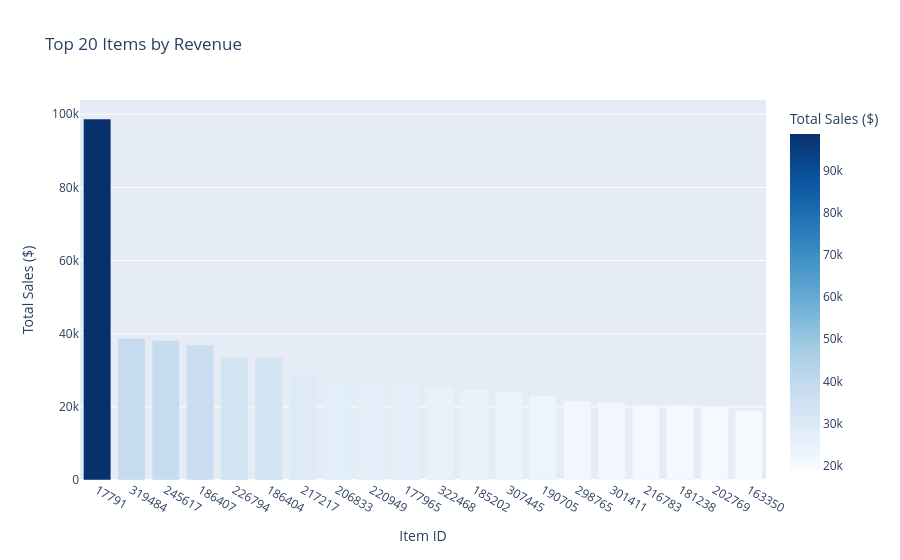

Notebook code for this chart:
### Code cell
top20 = df.groupby('ItemID')['Total_Sales_Dollars'].sum().sort_values(ascending=False).head(20).reset_index()
top20['ItemID'] = top20['ItemID'].astype(str)  # fix

fig = px.bar(top20, x='ItemID', y='Total_Sales_Dollars',
             title='Top 20 Items by Revenue',
             labels={'Total_Sales_Dollars': 'Total Sales ($)', 'ItemID': 'Item ID'},
             color='Total_Sales_Dollars',
             color_continuous_scale='Blues')
fig.show()

### Figure 1 — Plotly figure (JSON) as saved in the notebook; plotly's stock layout.template omitted (floating-point values rounded to 4 significant figures)
{"data": [{"hovertemplate": "Item ID=%{x}<br>Total Sales ($)=%{marker.color}<extra></extra>", "legendgroup": "", "marker": {"color": [98700.0, 38750.0, 38220.0, 36990.0, 33530.0, 33490.0, 28850.0, 27250.0, 26290.0, 26220.0, 25170.0, 24770.0, 24140.0, 22990.0, 21550.0, 21270.0, 20420.0, 20400.0, 19960.0, 18980.0], "coloraxis": "coloraxis", "pattern": {"shape": ""}}, "name": "", "orientation": "v", "showlegend": false, "textposition": "auto", "type": "bar", "x": ["17791", "319484", "245617", "186407", "226794", "186404", "217217", "206833", "220949", "177965", "322468", "185202", "307445", "190705", "298765", "301411", "216783", "181238", "202769", "163350"], "xaxis": "x", "y": [98700.0, 38750.0, 38220.0, 36990.0, 33530.0, 33490.0, 28850.0, 27250.0, 26290.0, 26220.0, 25170.0, 24770.0, 24140.0, 22990.0, 21550.0, 21270.0, 20420.0, 20400.0, 19960.0, 18980.0], "yaxis": "y"}], "layout": {"barmode": "relative", "coloraxis": {"colorbar": {"title": {"text": "Total Sales ($)"}}, "colorscale": [[0, "rgb(247,251,255)"], [0.125, "rgb(222,235,247)"], [0.25, "rgb(198,219,239)"], [0.375, "rgb(158,202,225)"], [0.5, "rgb(107,174,214)"], [0.625, "rgb(66,146,198)"], [0.75, "rgb(33,113,181)"], [0.875, "rgb(8,81,156)"], [1, "rgb(8,48,107)"]]}, "legend": {"tracegroupgap": 0}, "title": {"text": "Top 20 Items by Revenue"}, "xaxis": {"anchor": "y", "domain": [0, 1], "title": {"text": "Item ID"}}, "yaxis": {"anchor": "x", "domain": [0, 1], "title": {"text": "Total Sales ($)"}}}}
